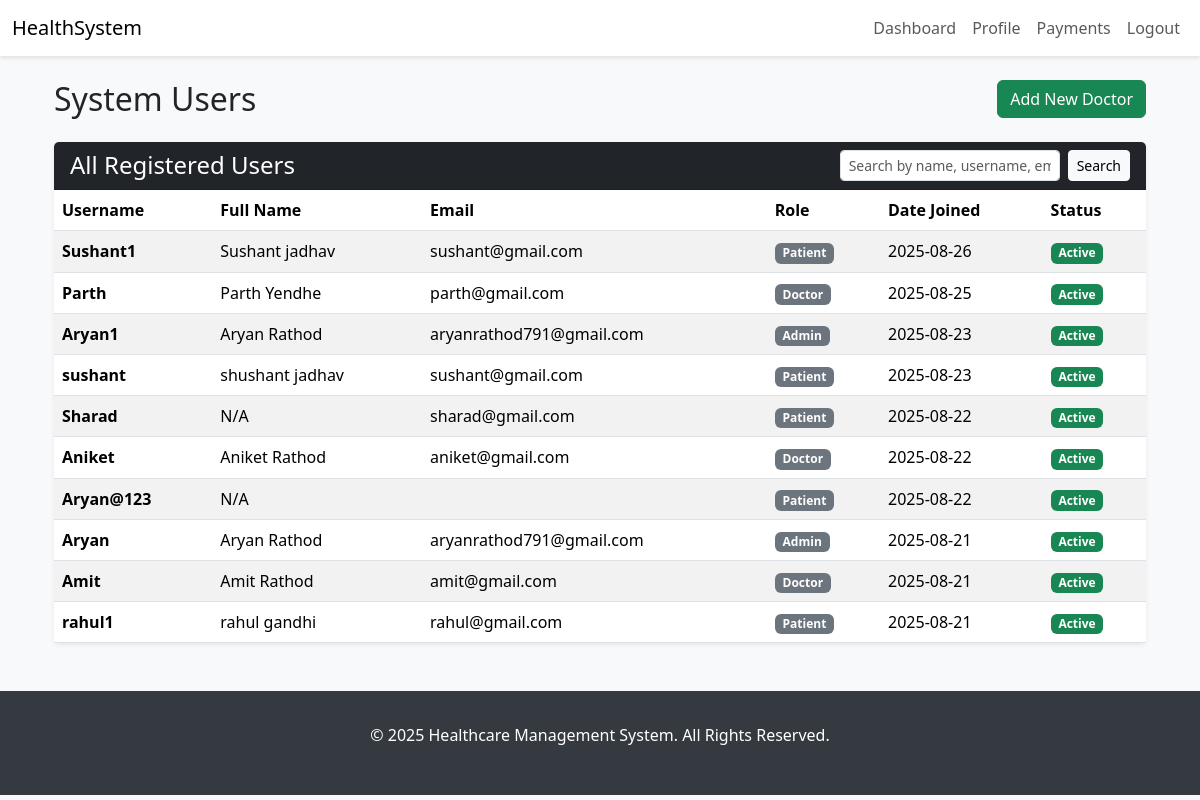
Page /users/ (signed in) on the earlier database version.
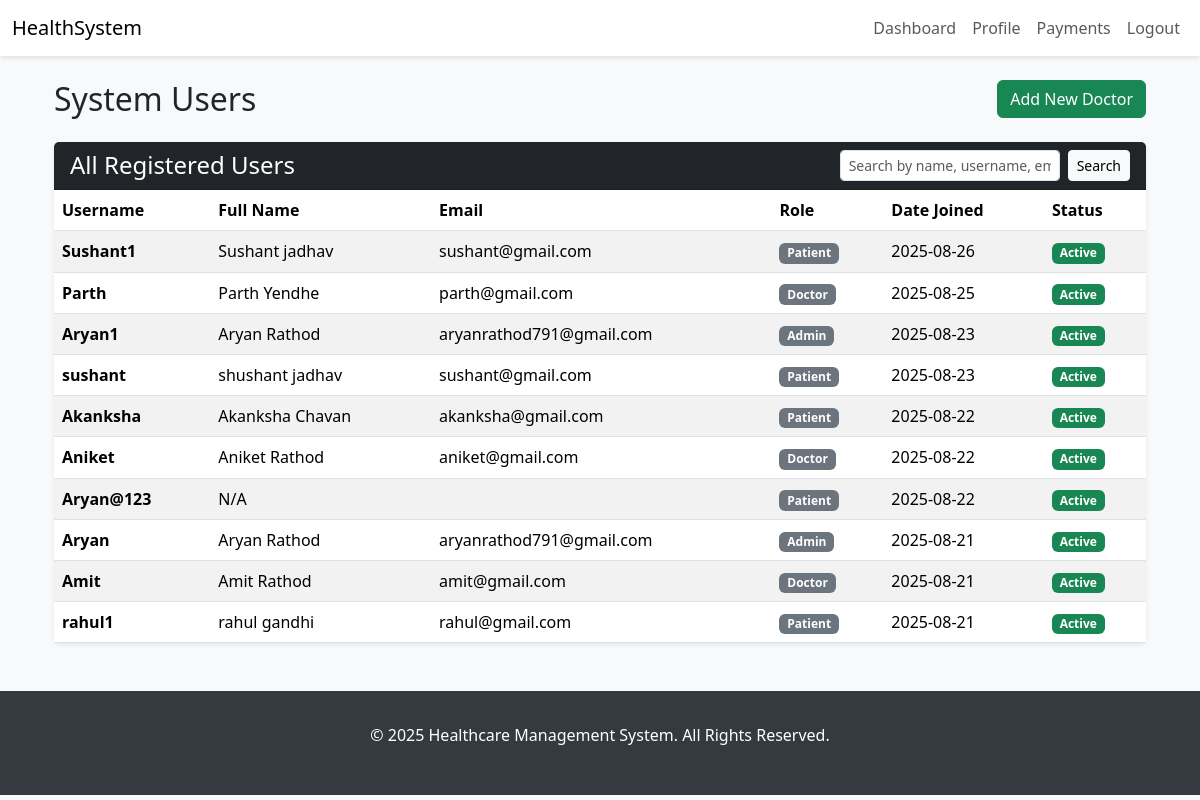
Same page on the later database version.
### core/models.py (models this page shows)
class User(AbstractUser):
    ROLE_CHOICES = [
        ('patient', 'Patient'),
        ('doctor', 'Doctor'),
        ('admin', 'Admin'),
    ]
    role = models.CharField(max_length=10, choices=ROLE_CHOICES, default='patient')
    phone = models.CharField(
        max_length=15,
        blank=True,
        null=True,
        validators=[RegexValidator(r'^\+?1?\d{9,15}$', 'Enter a valid phone number.')]
    )
    is_verified = models.BooleanField(default=False)
    def get_role_display(self):
        return dict(self.ROLE_CHOICES).get(self.role, 'Patient')

### core/views.py (the view, shortened to what this page needs)
# urls.py: path("users/", views.user_list, name="user_list"),
@user_passes_test(is_admin)
def user_list(request):
    queryset = User.objects.all().order_by("-date_joined")
    search_query = request.GET.get('q', '')
    paginator = Paginator(queryset, 15) # Show 15 users per page
    page_number = request.GET.get('page')
    page_obj = paginator.get_page(page_number)
    context = {
        'page_obj': page_obj,
        'search_query': search_query,
    }
    return render(request, "user_list.html", context)

### core/views.py (called while the page is built)
def is_admin(user): return user.is_authenticated and (user.role == 'admin' or user.is_superuser)

### templates/user_list.html (shortened to what this page needs)
{% extends 'base.html' %}
{% block content %}
<div class="container-fluid">
    <div class="d-flex justify-content-between align-items-center mb-4">
        <h2 class="mb-0">System Users</h2>
        <a href="{% url 'add_doctor' %}" class="btn btn-success">Add New Doctor</a>
    </div>
    <div class="card shadow-sm">
        <div class="card-header bg-dark text-white d-flex justify-content-between align-items-center">
            <h4 class="mb-0">All Registered Users</h4>
            <form method="get" class="d-flex">
                <input type="text" name="q" class="form-control form-control-sm me-2"
                       placeholder="Search by name, username, email..."
                       value="{{ search_query|default:'' }}">
                <button type="submit" class="btn btn-sm btn-light">Search</button>
            </form>
        </div>
        <div class="card-body p-0">
            <div class="table-responsive">
                <table class="table table-striped table-hover mb-0">
                    <thead>
                        <tr>
                            <th>Username</th>
                            <th>Full Name</th>
                            <th>Email</th>
                            <th>Role</th>
                            <th>Date Joined</th>
                            <th>Status</th>
                        </tr>
                    </thead>
                    <tbody>
                        {% for u in page_obj %}
                        <tr>
                            <td class="align-middle"><strong>{{ u.username }}</strong></td>
                            <td class="align-middle">{{ u.get_full_name|default:"N/A" }}</td>
                            <td class="align-middle">{{ u.email }}</td>
                            <td class="align-middle"><span class="badge bg-secondary">{{ u.get_role_display }}</span></td>
                            <td class="align-middle">{{ u.date_joined|date:"Y-m-d" }}</td>
                            <td class="align-middle">
                                {% if u.is_active %}
                                    <span class="badge bg-success">Active</span>
                                {% else %}
                                    <span class="badge bg-danger">Inactive</span>
                                {% endif %}
                            </td>
                        </tr>
                        {% endfor %}
                    </tbody>
                </table>
            </div>
        </div>
    </div>
</div>
{% endblock %}

Differences in the rows shown:
changed User: username "Sharad" → "Akanksha"; get_full_name "N/A" → "Akanksha Chavan"; email "sharad@gmail.com" → "akanksha@gmail.com"
